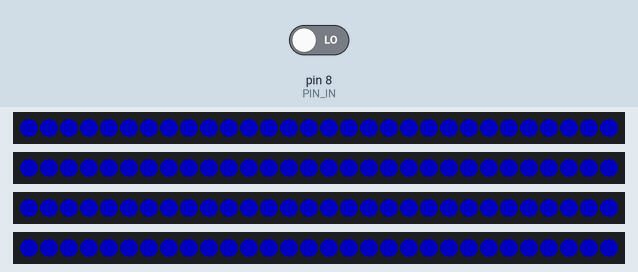
Bench run of a sketch on a simulated Arduino Uno, built with avr-gcc and run on an emulated ATmega328P. Parts: 4 × 30 RGB LEDs in strip order, left to right. Inputs (shaded band) come from the test bench; at power-on: pin 8 (PIN_IN) LOW. Dim RGB values are drawn brighter than linear; what the sketch prints to the serial monitor is not drawn.

Above: at 1.1 s.
At 4.2 s:
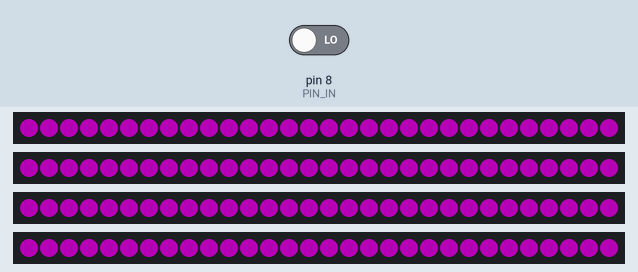
4.3 s: pin 8 (PIN_IN) driven HIGH
At 5.2 s:
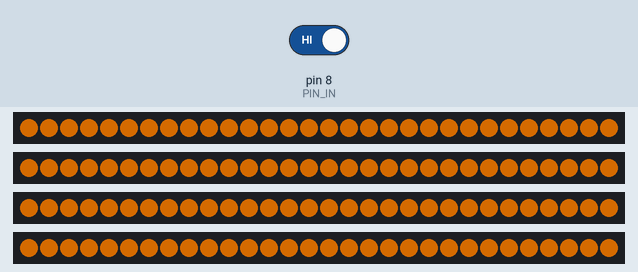
5.8 s: pin 8 (PIN_IN) driven LOW
At 6.6 s:
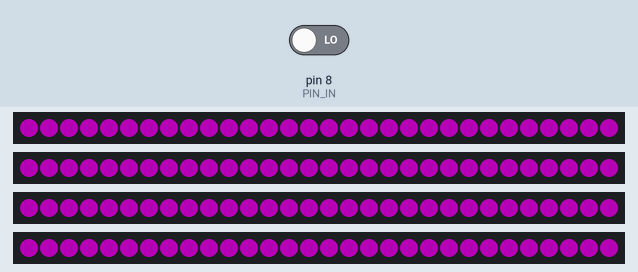
Timing chart, 0 to 8.8 s (numbered marks = the images above; inputs shaded):
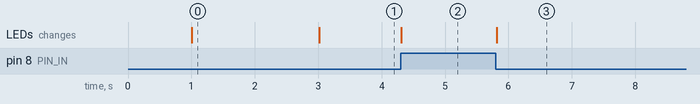

Measured:
- after the input at 4.3 s, the LEDs: change at once (image 2)
- after the input at 5.8 s, the LEDs: change at once (image 3)
- what the display in image 0 shows lasts 2.0 s, from 1.0 s to 3.0 s

The sketch:

LED_strips_DIO.ino
```cpp
/*
  Light neopixel srips based on target type

*/

#include <Wire.h>
#include <SPI.h>
#include <Adafruit_NeoPixel.h>
#include <string.h>

// comment out the next line for running with an Arduino
// #define PROP_MAKER

// for debugging printouts, uncomment the next line
 #define DEBUG //previously commented out -- when commented none of the if define DEBUG statements print

#define NUMPIXELS 30 // Number of LEDs in strip

#ifdef PROP_MAKER
  #define NEOPIXEL_PIN 5
  #define POWER_PIN    10
#else // Arduino
  #define NEOPIXEL_PIN 5
#endif

// create neopixel strips
Adafruit_NeoPixel strip = Adafruit_NeoPixel(NUMPIXELS, 4, NEO_GRB + NEO_KHZ800);
Adafruit_NeoPixel strip2 = Adafruit_NeoPixel(NUMPIXELS, 5, NEO_GRB + NEO_KHZ800);
Adafruit_NeoPixel strip3 = Adafruit_NeoPixel(NUMPIXELS, 6, NEO_GRB + NEO_KHZ800);
Adafruit_NeoPixel strip4 = Adafruit_NeoPixel(NUMPIXELS, 7, NEO_GRB + NEO_KHZ800);

// input pin from RoboRIO
int PIN_IN = 8;

#define MAXLEN 256

char rx_buff[MAXLEN];
int rx_index = 0;

int cone_f = 1; // start with a CONE


int rainbow_f = 0; // rainbow until target type command received

//ok to change this tolerace over distance tolerance?
void setColor(int index, int val) {
  // index is the index of the LED, from 0 to 3
  // val is the histogram count
  if((val < 10)) { // 0xGGRRBB (color values)
    // Serial.print("red; not enough, too far");
    strip.setPixelColor(index, 0x005000);
    strip2.setPixelColor(index, 0x005000);
    strip3.setPixelColor(index, 0x005000);
    strip4.setPixelColor(index, 0x005000);
  } else if(val < 20) {
    // Serial.print("yellow; close");
    strip.setPixelColor(index, 0x505000);
    strip2.setPixelColor(index, 0x505000);
    strip3.setPixelColor(index, 0x505000);
    strip4.setPixelColor(index, 0x505000);
  } else {
    // Serial.print("green; just right");
    strip.setPixelColor(index, 0x500000);
    strip2.setPixelColor(index, 0x500000);
    strip3.setPixelColor(index, 0x500000);
    strip4.setPixelColor(index, 0x500000);
  }
}

uint32_t Wheel(byte WheelPos) {
  // Input a value 0 to 255 to get a color value.
  // The colours are a transition r - g - b - back to r.
  WheelPos = 255 - WheelPos;
  if(WheelPos < 85) {
    return strip.Color(255 - WheelPos * 3, 0, WheelPos * 3);
  }
  if(WheelPos < 170) {
    WheelPos -= 85;
    return strip.Color(0, WheelPos * 3, 255 - WheelPos * 3);
  }
  WheelPos -= 170;
  return strip.Color(WheelPos * 3, 255 - WheelPos * 3, 0);
}

void rainbow(uint8_t wait) {
  uint16_t i, j;

  for(j=0; j<256; j++) {
    for(i=0; i<strip.numPixels(); i++) {
      strip.setPixelColor(i, Wheel((i+j) & 255));
    }
    // write the pixel values
    strip.show();
    delay(wait);
  }
}

void UpdateLEDS()
{
  // stop rainbow display
  rainbow_f = 0;

  // light strips appropriate color
  if(cone_f) {
    // set to orange for CONE
    strip.fill(0x804000);
    strip2.fill(0x804000);
    strip3.fill(0x804000);
    strip4.fill(0x804000);
  } else {
    // set to purple for CUBE
    strip.fill(0x400040);
    strip2.fill(0x400040);
    strip3.fill(0x400040);
    strip4.fill(0x400040);
  }
  strip.show();
  strip2.show();
  strip3.show();
  strip4.show();
}

void setup()
{
  int i;

  Serial.begin(115200);
  delay(1000);
#ifdef DEBUG
  Serial.println("9,1,LED strips control");
#endif

  // clear rx_buff
//  bzero(rx_buff, MAXLEN);
  memset(rx_buff, MAXLEN, 0);

#ifdef PROP_MAKER
  // Set power pin to output
  pinMode(POWER_PIN, OUTPUT);
  // turn on the Prop-Maker FeatherWing's power pin
  digitalWrite(POWER_PIN, HIGH);
#endif

  // set pin from RoboRIO to input
  pinMode(PIN_IN, INPUT);

  // This initializes the NeoPixel library.
  strip.begin();
  strip2.begin();
  strip3.begin();
  strip4.begin();

  // initialize LEDs to blue
  for(i = 0; i < NUMPIXELS; i++) {
    strip.setPixelColor(i, 0x000050);
    strip2.setPixelColor(i, 0x000050);
    strip3.setPixelColor(i, 0x000050);
    strip4.setPixelColor(i, 0x000050);

  }
  strip.show();                     // Refresh strip
  strip2.show();                     // Refresh strip
  strip3.show();                     // Refresh strip
  strip4.show();                     // Refresh strip

  delay(2000);
}

void loop()
{

  if(rainbow_f) {
    // cycle a the rainbow with a 20ms wait
    rainbow(10);
  }

  // Read input pin from RoboRIO
  // HIGH means CONE
  cone_f = digitalRead(PIN_IN);
  UpdateLEDS();

  delay(5); // Small delay between polling
}
```
